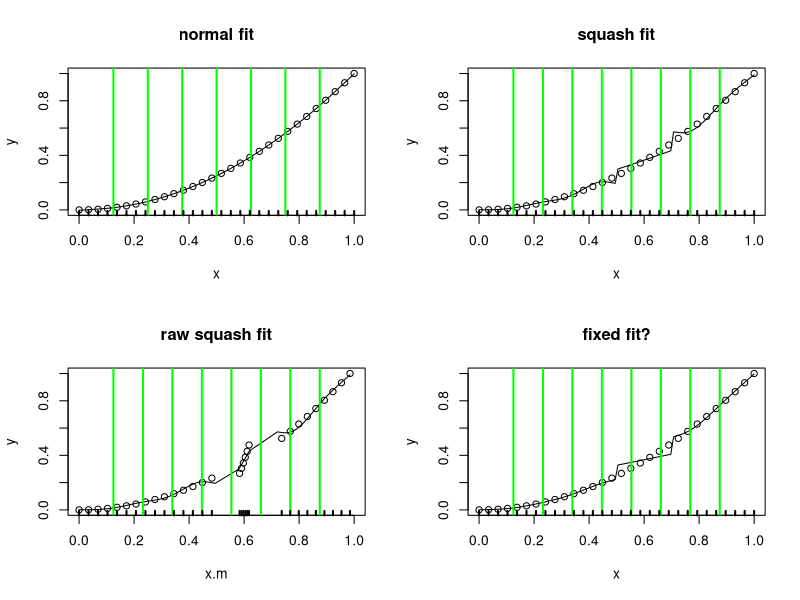

R code for this plot:
# integration experiment.

# uses the functions from section 3.2.1 of the Red Book
# data
#size<-c(1.42,1.58,1.78,1.99,1.99,1.99,2.13,2.13,2.13, 
#2.32,2.32,2.32,2.32,2.32,2.43,2.43,2.78,2.98,2.98) 
#y<-c(4.0,4.2,2.5,2.6,2.8,2.4,3.2,2.4,2.6,4.8,2.9, 
#3.8,3.0,2.7,3.1,3.3,3.0,2.8,1.7) 
#x<-size-min(size);x<-x/max(x) 


# different data
x<-seq(0,1,len=30)
y<-x^2



#R(x,z)forcubicsplineon[0,1]
rk<-function(x,z){
   ((z-0.5)^2-1/12)*((x-0.5)^2-1/12)/4- 
      ((abs(x-z)-0.5)^4-(abs(x-z)-0.5)^2/2+7/240)/24 
} 

spl.X<-function(x,xk){
   #set up model matrix for cubic penalized regression spline
   q<-length(xk)+2 #numberofparameters 
   n<-length(x) #numberofdata 
   X<-matrix(1,n,q)#initializedmodelmatrix 
   X[,2]<-x #setsecondcolumntox 
   X[,3:q]<-outer(x,xk,FUN=rk)#andremainingtoR(x,xk) 
   X 
} 

spl.S<-function(xk){ 
   # set up the penalized regression spline penalty matrix, 
   # given knot sequence xk 
   q<-length(xk)+2;S<-matrix(0,q,q) # initialize matrix to 0 
   S[3:q,3:q]<-outer(xk,xk,FUN=rk) # fill in non-zero part 
   S 
} 

# A simple matrix square root 
mat.sqrt<-function(S){
   d<-eigen(S,symmetric=TRUE) 
   rS<-d$vectors%*%diag(d$values^0.5)%*%t(d$vectors) 
} 

# functiont of it penalized regression spline to x,y data, 
# with knots xk,given smoothing parameter, lambda. 
prs.fit<-function(y,x,xk,lambda) {
   q<-length(xk)+2 #dimension of basis 
   n<-length(x) #number of data 
   # create augmented model matrix.... 
   Xa<-rbind(spl.X(x,xk),mat.sqrt(spl.S(xk))*sqrt(lambda)) 
   y[(n+1):(n+q)]<-0 #augment the data vector 
   lm(y~Xa-1)#fit and return penalized regression spline 
} 

xp<-seq(0,1,len=120) # xvaluesforprediction 
xk<-1:7/8 #choosesomeknots 
#xk<-c(unique(x),1.3)
mod.2<-prs.fit(y,x,xk,0.0001)# fitpen.reg.spline 
Xp<-spl.X(xp,xk)#matrixtomapparamstofittedvaluesatxp 

par(mfrow=c(2,2))
#plot data & spl.fit 
plot(x,y, main="normal fit")
lines(xp,Xp%*%coef(mod.2))
abline(v=xk,col="green",lwd=2)
rug(x,lwd=2)

#########################################################################

# now crazy things happen
# move around the values of x and xk
xk<-seq(1/8,7/8,len=8) #choose some knots 
xp<-seq(0,1,len=100) # xvaluesforprediction 

# function to do the squashing
squash<-function(x,lims,sq){
   # squash the points in x between lims[1] and lims[2] by a factor of sq

   x.ret<-c() # return vector

   x.tmp<-x[(x>=lims[1]) & (x<=lims[2])]
   x.tmp<-x.tmp-(lims[1]+lims[2])/2
   x.tmp<-x.tmp/sq[1]
   x.tmp<-x.tmp+(lims[1]+lims[2])/2
   
   x.ret<-c(x.ret,x.tmp)
   
   if(length(sq)>=2){
      for(i in 2:(length(sq))){
         x.tmp<-x[(x>lims[i]) & (x<=lims[i+1])]
         x.tmp<-x.tmp-(lims[i+1]+lims[i])/2
         x.tmp<-x.tmp/sq[i]
         x.tmp<-x.tmp+(lims[i+1]+lims[i])/2
   
         x.ret<-c(x.ret,x.tmp)
      }
   }
   return(x.ret)
}

lims<-c(0,0.5,0.7,1)
sq<-c(1,1/0.2,1/0.9)

#lims<-c(0,0.5,1)
#sq<-c(1,1/0.2)

lambda<-0.000001


x.m<-squash(x,lims,sq)
xp.m<-squash(xp,lims,sq)
#xk.m<-squash(xk,lims,sq)
xk.m<-xk


mod.2<-prs.fit(y,x.m,xk.m,lambda)# fitpen.reg.spline 
Xp.move<-spl.X(xp.m,xk.m)#matrix to map params to fitted values at xp 

#plot data & spl.fit 
plot(x,y, main="squash fit",xlim=c(0,1))
lines(xp,Xp.move%*%coef(mod.2))
abline(v=xk.m,col="green",lwd=2)
rug(x,lwd=2)

# plot the raw fit without transform back
plot(x.m,y, main="raw squash fit",xlim=c(0,1))
lines(xp.m,Xp.move%*%coef(mod.2))
abline(v=xk.m,col="green",lwd=2)
rug(x.m,lwd=2)

#### fixing...

# 2nd differential of R
Rd<-function(x,z){1/12*(6*(z^2-z-abs(z-x)+(z-x)^2)+2)}
# product
RdRd<-function(x,xk1,xk2){Rd(x,xk1)*Rd(x,xk2)}

# function to integrate d^2/dx^2 R(x*_i,x*_j)
intR<-function(xk1,xk2,xk,xk.m,lims,sq){

   ilims<-squash(lims,lims,sq)
#   ilims<-lims 
   # return vector
   ret<-rep(0,length(sq))

   for(i in 1:length(sq)){
      ret[i]<-integrate(RdRd,lower=ilims[i],upper=ilims[i+1],
                        xk1=xk1,xk2=xk2)$value
      ret[i]<-ret[i]*sq[i]^3
   }

   sum(ret)
}


spl.S<-function(xk,xk.m,lims,sq){ 
   # set up the penalized regression spline penalty matrix, 
   # given knot sequence xk 
   q<-length(xk)+2
   S<-matrix(0,q,q) # initialize matrix to 0 

   T<-matrix(0,q-2,q-2)

   for(i in 1:(q-2)){
      for(j in 1:(q-2)){
         # compute integral of d^2/dx^2 R(x*_i,x*_j)
         T[i,j]<-intR(xk.m[i],xk.m[j],xk,xk.m,lims,sq)
      }
   }
  
   # by symmetry 
   #T<-T+t(T)-diag(T)

   S[3:q,3:q]<-T # fill in non-zero part 
   S
} 


prs.fit<-function(y,x,xk,xk.m,lambda,lims,sq) {
   q<-length(xk.m)+2 #dimension of basis 
   n<-length(x) #number of data 
   # create augmented model matrix.... 
   Xa<-rbind(spl.X(x,xk.m),mat.sqrt(spl.S(xk,xk.m,lims,sq))*sqrt(lambda)) 
   y[(n+1):(n+q)]<-0 #augment the data vector 
   lm(y~Xa-1)#fit and return penalized regression spline 
} 

mod.2<-prs.fit(y,x.m,xk,xk.m,lambda,lims,sq)# fitpen.reg.spline 
Xp.move<-spl.X(xp.m,xk.m)#matrix to map params to fitted values at xp 


#plot data & spl.fit 
plot(x,y, main="fixed fit?")
lines(xp,Xp.move%*%coef(mod.2))
abline(v=xk.m,col="green",lwd=2)
rug(x,lwd=2)
